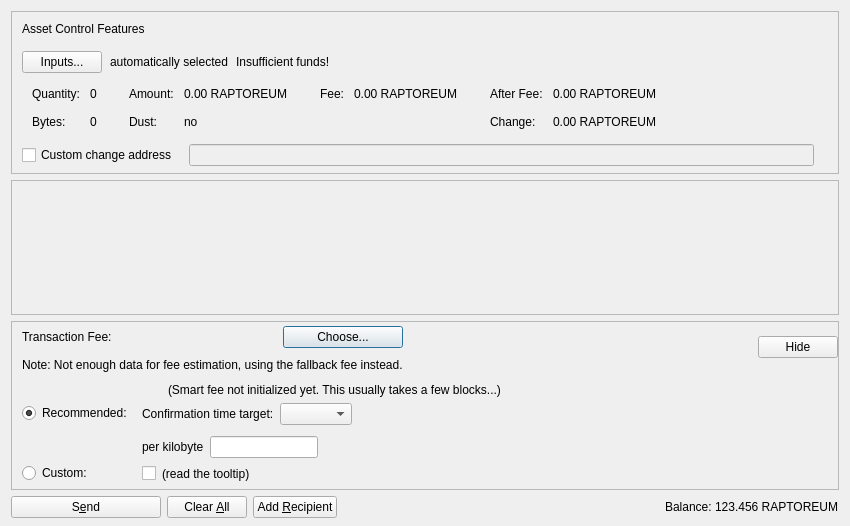
<?xml version="1.0" encoding="UTF-8"?>
<ui version="4.0">
 <class>SendAssetsDialog</class>
 <widget class="QDialog" name="SendAssetsDialog">
  <property name="geometry">
   <rect>
    <x>0</x>
    <y>0</y>
    <width>850</width>
    <height>526</height>
   </rect>
  </property>
  <property name="windowTitle">
   <string>Send Assets</string>
  </property>
  <layout class="QVBoxLayout" name="verticalLayout" stretch="0,1,0,0">
   <property name="bottomMargin">
    <number>8</number>
   </property>
   <item>
    <widget class="QFrame" name="frameAssetControl">
     <property name="sizePolicy">
      <sizepolicy hsizetype="Expanding" vsizetype="Expanding">
       <horstretch>0</horstretch>
       <verstretch>0</verstretch>
      </sizepolicy>
     </property>
     <property name="maximumSize">
      <size>
       <width>16777215</width>
       <height>16777215</height>
      </size>
     </property>
     <property name="frameShape">
      <enum>QFrame::StyledPanel</enum>
     </property>
     <property name="frameShadow">
      <enum>QFrame::Sunken</enum>
     </property>
     <layout class="QVBoxLayout" name="verticalLayoutAssetControl2">
      <property name="spacing">
       <number>0</number>
      </property>
      <property name="leftMargin">
       <number>0</number>
      </property>
      <property name="topMargin">
       <number>0</number>
      </property>
      <property name="rightMargin">
       <number>0</number>
      </property>
      <property name="bottomMargin">
       <number>6</number>
      </property>
      <item>
       <layout class="QVBoxLayout" name="verticalLayoutAssetControl" stretch="0,0,0,0,1">
        <property name="spacing">
         <number>0</number>
        </property>
        <property name="leftMargin">
         <number>10</number>
        </property>
        <property name="topMargin">
         <number>10</number>
        </property>
        <item>
         <layout class="QHBoxLayout" name="horizontalLayoutAssetControl1">
          <property name="bottomMargin">
           <number>15</number>
          </property>
          <item>
           <widget class="QLabel" name="labelAssetControlFeatures">
            <property name="sizePolicy">
             <sizepolicy hsizetype="Preferred" vsizetype="Maximum">
              <horstretch>0</horstretch>
              <verstretch>0</verstretch>
             </sizepolicy>
            </property>
            <property name="text">
             <string>Asset Control Features</string>
            </property>
           </widget>
          </item>
         </layout>
        </item>
        <item>
         <layout class="QHBoxLayout" name="horizontalLayoutAssetControl2" stretch="0,0,0,0">
          <property name="spacing">
           <number>8</number>
          </property>
          <property name="bottomMargin">
           <number>10</number>
          </property>
          <item>
           <widget class="QPushButton" name="pushButtonAssetControl">
            <property name="styleSheet">
             <string notr="true"/>
            </property>
            <property name="text">
             <string>Inputs...</string>
            </property>
            <property name="autoDefault">
             <bool>false</bool>
            </property>
           </widget>
          </item>
          <item>
           <widget class="QLabel" name="labelAssetControlAutomaticallySelected">
            <property name="text">
             <string>automatically selected</string>
            </property>
            <property name="margin">
             <number>5</number>
            </property>
           </widget>
          </item>
          <item>
           <widget class="QLabel" name="labelAssetControlInsuffFunds">
            <property name="text">
             <string>Insufficient funds!</string>
            </property>
            <property name="margin">
             <number>5</number>
            </property>
           </widget>
          </item>
          <item>
           <spacer name="horizontalSpacerAssetControl">
            <property name="orientation">
             <enum>Qt::Horizontal</enum>
            </property>
            <property name="sizeHint" stdset="0">
             <size>
              <width>40</width>
              <height>1</height>
             </size>
            </property>
           </spacer>
          </item>
         </layout>
        </item>
        <item>
         <widget class="QWidget" name="widgetAssetControl" native="true">
          <property name="sizePolicy">
           <sizepolicy hsizetype="Preferred" vsizetype="Preferred">
            <horstretch>0</horstretch>
            <verstretch>0</verstretch>
           </sizepolicy>
          </property>
          <property name="minimumSize">
           <size>
            <width>0</width>
            <height>0</height>
           </size>
          </property>
          <property name="styleSheet">
           <string notr="true"/>
          </property>
          <layout class="QHBoxLayout" name="horizontalLayoutAssetControl5">
           <property name="leftMargin">
            <number>0</number>
           </property>
           <property name="topMargin">
            <number>0</number>
           </property>
           <property name="rightMargin">
            <number>0</number>
           </property>
           <property name="bottomMargin">
            <number>0</number>
           </property>
           <item>
            <layout class="QHBoxLayout" name="horizontalLayoutAssetControl3" stretch="0,0,0,1">
             <property name="spacing">
              <number>20</number>
             </property>
             <property name="topMargin">
              <number>0</number>
             </property>
             <property name="bottomMargin">
              <number>10</number>
             </property>
             <item>
              <layout class="QFormLayout" name="formLayoutAssetControl1">
               <property name="horizontalSpacing">
                <number>10</number>
               </property>
               <property name="verticalSpacing">
                <number>14</number>
               </property>
               <property name="leftMargin">
                <number>10</number>
               </property>
               <property name="topMargin">
                <number>4</number>
               </property>
               <property name="rightMargin">
                <number>6</number>
               </property>
               <item row="0" column="0">
                <widget class="QLabel" name="labelAssetControlQuantityText">
                 <property name="text">
                  <string>Quantity:</string>
                 </property>
                 <property name="margin">
                  <number>0</number>
                 </property>
                </widget>
               </item>
               <item row="0" column="1">
                <widget class="QLabel" name="labelAssetControlQuantity">
                 <property name="cursor">
                  <cursorShape>IBeamCursor</cursorShape>
                 </property>
                 <property name="contextMenuPolicy">
                  <enum>Qt::ActionsContextMenu</enum>
                 </property>
                 <property name="text">
                  <string notr="true">0</string>
                 </property>
                 <property name="margin">
                  <number>0</number>
                 </property>
                 <property name="textInteractionFlags">
                  <set>Qt::LinksAccessibleByMouse|Qt::TextSelectableByKeyboard|Qt::TextSelectableByMouse</set>
                 </property>
                </widget>
               </item>
               <item row="1" column="0">
                <widget class="QLabel" name="labelAssetControlBytesText">
                 <property name="text">
                  <string>Bytes:</string>
                 </property>
                </widget>
               </item>
               <item row="1" column="1">
                <widget class="QLabel" name="labelAssetControlBytes">
                 <property name="cursor">
                  <cursorShape>IBeamCursor</cursorShape>
                 </property>
                 <property name="contextMenuPolicy">
                  <enum>Qt::ActionsContextMenu</enum>
                 </property>
                 <property name="text">
                  <string notr="true">0</string>
                 </property>
                 <property name="textInteractionFlags">
                  <set>Qt::LinksAccessibleByMouse|Qt::TextSelectableByKeyboard|Qt::TextSelectableByMouse</set>
                 </property>
                </widget>
               </item>
              </layout>
             </item>
             <item>
              <layout class="QFormLayout" name="formLayoutAssetControl2">
               <property name="horizontalSpacing">
                <number>10</number>
               </property>
               <property name="verticalSpacing">
                <number>14</number>
               </property>
               <property name="leftMargin">
                <number>6</number>
               </property>
               <property name="topMargin">
                <number>4</number>
               </property>
               <property name="rightMargin">
                <number>6</number>
               </property>
               <item row="0" column="0">
                <widget class="QLabel" name="labelAssetControlAmountText">
                 <property name="text">
                  <string>Amount:</string>
                 </property>
                 <property name="margin">
                  <number>0</number>
                 </property>
                </widget>
               </item>
               <item row="0" column="1">
                <widget class="QLabel" name="labelAssetControlAmount">
                 <property name="cursor">
                  <cursorShape>IBeamCursor</cursorShape>
                 </property>
                 <property name="contextMenuPolicy">
                  <enum>Qt::ActionsContextMenu</enum>
                 </property>
                 <property name="text">
                  <string notr="true">0.00 RAPTOREUM</string>
                 </property>
                 <property name="textInteractionFlags">
                  <set>Qt::LinksAccessibleByMouse|Qt::TextSelectableByKeyboard|Qt::TextSelectableByMouse</set>
                 </property>
                </widget>
               </item>
               <item row="1" column="0">
                <widget class="QLabel" name="labelAssetControlLowOutputText">
                 <property name="text">
                  <string>Dust:</string>
                 </property>
                </widget>
               </item>
               <item row="1" column="1">
                <widget class="QLabel" name="labelAssetControlLowOutput">
                 <property name="cursor">
                  <cursorShape>IBeamCursor</cursorShape>
                 </property>
                 <property name="contextMenuPolicy">
                  <enum>Qt::ActionsContextMenu</enum>
                 </property>
                 <property name="text">
                  <string notr="true">no</string>
                 </property>
                 <property name="textInteractionFlags">
                  <set>Qt::LinksAccessibleByMouse|Qt::TextSelectableByKeyboard|Qt::TextSelectableByMouse</set>
                 </property>
                </widget>
               </item>
              </layout>
             </item>
             <item>
              <layout class="QFormLayout" name="formLayoutAssetControl3">
               <property name="horizontalSpacing">
                <number>10</number>
               </property>
               <property name="verticalSpacing">
                <number>14</number>
               </property>
               <property name="leftMargin">
                <number>6</number>
               </property>
               <property name="topMargin">
                <number>4</number>
               </property>
               <property name="rightMargin">
                <number>6</number>
               </property>
               <item row="0" column="0">
                <widget class="QLabel" name="labelAssetControlFeeText">
                 <property name="text">
                  <string>Fee:</string>
                 </property>
                 <property name="margin">
                  <number>0</number>
                 </property>
                </widget>
               </item>
               <item row="0" column="1">
                <widget class="QLabel" name="labelAssetControlFee">
                 <property name="cursor">
                  <cursorShape>IBeamCursor</cursorShape>
                 </property>
                 <property name="contextMenuPolicy">
                  <enum>Qt::ActionsContextMenu</enum>
                 </property>
                 <property name="text">
                  <string notr="true">0.00 RAPTOREUM</string>
                 </property>
                 <property name="textInteractionFlags">
                  <set>Qt::LinksAccessibleByMouse|Qt::TextSelectableByKeyboard|Qt::TextSelectableByMouse</set>
                 </property>
                </widget>
               </item>
              </layout>
             </item>
             <item>
              <layout class="QFormLayout" name="formLayoutAssetControl4">
               <property name="horizontalSpacing">
                <number>10</number>
               </property>
               <property name="verticalSpacing">
                <number>14</number>
               </property>
               <property name="leftMargin">
                <number>6</number>
               </property>
               <property name="topMargin">
                <number>4</number>
               </property>
               <property name="rightMargin">
                <number>6</number>
               </property>
               <item row="0" column="0">
                <widget class="QLabel" name="labelAssetControlAfterFeeText">
                 <property name="text">
                  <string>After Fee:</string>
                 </property>
                 <property name="margin">
                  <number>0</number>
                 </property>
                </widget>
               </item>
               <item row="0" column="1">
                <widget class="QLabel" name="labelAssetControlAfterFee">
                 <property name="cursor">
                  <cursorShape>IBeamCursor</cursorShape>
                 </property>
                 <property name="contextMenuPolicy">
                  <enum>Qt::ActionsContextMenu</enum>
                 </property>
                 <property name="text">
                  <string notr="true">0.00 RAPTOREUM</string>
                 </property>
                 <property name="textInteractionFlags">
                  <set>Qt::LinksAccessibleByMouse|Qt::TextSelectableByKeyboard|Qt::TextSelectableByMouse</set>
                 </property>
                </widget>
               </item>
               <item row="1" column="0">
                <widget class="QLabel" name="labelAssetControlChangeText">
                 <property name="text">
                  <string>Change:</string>
                 </property>
                </widget>
               </item>
               <item row="1" column="1">
                <widget class="QLabel" name="labelAssetControlChange">
                 <property name="cursor">
                  <cursorShape>IBeamCursor</cursorShape>
                 </property>
                 <property name="contextMenuPolicy">
                  <enum>Qt::ActionsContextMenu</enum>
                 </property>
                 <property name="text">
                  <string notr="true">0.00 RAPTOREUM</string>
                 </property>
                 <property name="textInteractionFlags">
                  <set>Qt::LinksAccessibleByMouse|Qt::TextSelectableByKeyboard|Qt::TextSelectableByMouse</set>
                 </property>
                </widget>
               </item>
              </layout>
             </item>
            </layout>
           </item>
          </layout>
         </widget>
        </item>
        <item>
         <layout class="QHBoxLayout" name="horizontalLayoutAssetControl4" stretch="0,0,0">
          <property name="spacing">
           <number>12</number>
          </property>
          <property name="sizeConstraint">
           <enum>QLayout::SetDefaultConstraint</enum>
          </property>
          <property name="topMargin">
           <number>5</number>
          </property>
          <property name="rightMargin">
           <number>5</number>
          </property>
          <item>
           <widget class="QCheckBox" name="checkBoxAssetControlChange">
            <property name="toolTip">
             <string>If this is activated, but the change address is empty or invalid, change will be sent to a newly generated address.</string>
            </property>
            <property name="text">
             <string>Custom change address</string>
            </property>
           </widget>
          </item>
          <item>
           <widget class="QValidatedLineEdit" name="lineEditAssetControlChange">
            <property name="enabled">
             <bool>false</bool>
            </property>
            <property name="sizePolicy">
             <sizepolicy hsizetype="Expanding" vsizetype="Fixed">
              <horstretch>0</horstretch>
              <verstretch>0</verstretch>
             </sizepolicy>
            </property>
           </widget>
          </item>
          <item>
           <widget class="QLabel" name="labelAssetControlChangeLabel">
            <property name="sizePolicy">
             <sizepolicy hsizetype="Preferred" vsizetype="Expanding">
              <horstretch>0</horstretch>
              <verstretch>0</verstretch>
             </sizepolicy>
            </property>
            <property name="minimumSize">
             <size>
              <width>0</width>
              <height>0</height>
             </size>
            </property>
            <property name="text">
             <string/>
            </property>
            <property name="margin">
             <number>3</number>
            </property>
           </widget>
          </item>
         </layout>
        </item>
        <item>
         <spacer name="verticalSpacerAssetControl">
          <property name="orientation">
           <enum>Qt::Vertical</enum>
          </property>
          <property name="sizeHint" stdset="0">
           <size>
            <width>800</width>
            <height>1</height>
           </size>
          </property>
         </spacer>
        </item>
       </layout>
      </item>
     </layout>
    </widget>
   </item>
   <item>
    <widget class="QScrollArea" name="scrollArea">
     <property name="widgetResizable">
      <bool>true</bool>
     </property>
     <widget class="QWidget" name="scrollAreaWidgetContents">
      <property name="geometry">
       <rect>
        <x>0</x>
        <y>0</y>
        <width>830</width>
        <height>104</height>
       </rect>
      </property>
      <layout class="QVBoxLayout" name="verticalLayout_2" stretch="0,1">
       <property name="leftMargin">
        <number>0</number>
       </property>
       <property name="topMargin">
        <number>0</number>
       </property>
       <property name="rightMargin">
        <number>0</number>
       </property>
       <property name="bottomMargin">
        <number>0</number>
       </property>
       <item>
        <layout class="QVBoxLayout" name="entries">
         <property name="spacing">
          <number>6</number>
         </property>
        </layout>
       </item>
       <item>
        <spacer name="verticalSpacer">
         <property name="orientation">
          <enum>Qt::Vertical</enum>
         </property>
         <property name="sizeHint" stdset="0">
          <size>
           <width>20</width>
           <height>40</height>
          </size>
         </property>
        </spacer>
       </item>
      </layout>
     </widget>
    </widget>
   </item>
   <item>
    <widget class="QFrame" name="frameFee">
     <property name="sizePolicy">
      <sizepolicy hsizetype="Expanding" vsizetype="Expanding">
       <horstretch>0</horstretch>
       <verstretch>0</verstretch>
      </sizepolicy>
     </property>
     <property name="maximumSize">
      <size>
       <width>16777215</width>
       <height>16777215</height>
      </size>
     </property>
     <property name="frameShape">
      <enum>QFrame::StyledPanel</enum>
     </property>
     <property name="frameShadow">
      <enum>QFrame::Sunken</enum>
     </property>
     <layout class="QVBoxLayout" name="verticalLayoutFee1">
      <property name="spacing">
       <number>0</number>
      </property>
      <property name="leftMargin">
       <number>0</number>
      </property>
      <property name="topMargin">
       <number>0</number>
      </property>
      <property name="rightMargin">
       <number>0</number>
      </property>
      <property name="bottomMargin">
       <number>0</number>
      </property>
      <item>
       <layout class="QVBoxLayout" name="verticalLayoutFee2" stretch="0,0,0">
        <property name="spacing">
         <number>0</number>
        </property>
        <property name="leftMargin">
         <number>10</number>
        </property>
        <property name="topMargin">
         <number>0</number>
        </property>
        <item>
         <layout class="QHBoxLayout" name="horizontalLayoutFee1">
          <property name="bottomMargin">
           <number>0</number>
          </property>
          <item>
           <layout class="QVBoxLayout" name="verticalLayoutFee7">
            <property name="spacing">
             <number>0</number>
            </property>
            <item>
             <spacer name="verticalSpacerSmartFee">
              <property name="orientation">
               <enum>Qt::Vertical</enum>
              </property>
              <property name="sizeType">
               <enum>QSizePolicy::Fixed</enum>
              </property>
              <property name="sizeHint" stdset="0">
               <size>
                <width>1</width>
                <height>4</height>
               </size>
              </property>
             </spacer>
            </item>
            <item>
             <layout class="QHBoxLayout" name="horizontalLayoutSmartFee">
              <property name="spacing">
               <number>10</number>
              </property>
              <item>
               <widget class="QLabel" name="labelFeeHeadline">
                <property name="sizePolicy">
                 <sizepolicy hsizetype="Preferred" vsizetype="Maximum">
                  <horstretch>0</horstretch>
                  <verstretch>0</verstretch>
                 </sizepolicy>
                </property>
                <property name="text">
                 <string>Transaction Fee:</string>
                </property>
               </widget>
              </item>
              <item>
               <widget class="QLabel" name="labelFeeMinimized">
                <property name="text">
                 <string/>
                </property>
               </widget>
              </item>
              <item>
               <widget class="QPushButton" name="buttonChooseFee">
                <property name="text">
                 <string>Choose...</string>
                </property>
               </widget>
              </item>
             </layout>
            </item>
            <item>
             <spacer name="verticalSpacer_7">
              <property name="orientation">
               <enum>Qt::Vertical</enum>
              </property>
              <property name="sizeHint" stdset="0">
               <size>
                <width>1</width>
                <height>10</height>
               </size>
              </property>
             </spacer>
            </item>
            <item>
             <widget class="QLabel" name="fallbackFeeWarningLabel">
              <property name="toolTip">
               <string>Using the fallbackfee can result in sending a transaction that will take several hours or days (or never) to confirm. Consider choosing your fee manually or wait until you have validated the complete chain.</string>
              </property>
              <property name="text">
               <string>Note: Not enough data for fee estimation, using the fallback fee instead.</string>
              </property>
              <property name="wordWrap">
               <bool>false</bool>
              </property>
             </widget>
            </item>
            <item>
             <spacer name="verticalSpacer_5">
              <property name="orientation">
               <enum>Qt::Vertical</enum>
              </property>
              <property name="sizeHint" stdset="0">
               <size>
                <width>1</width>
                <height>1</height>
               </size>
              </property>
             </spacer>
            </item>
           </layout>
          </item>
          <item>
           <spacer name="horizontalSpacer_4">
            <property name="orientation">
             <enum>Qt::Horizontal</enum>
            </property>
            <property name="sizeHint" stdset="0">
             <size>
              <width>1</width>
              <height>1</height>
             </size>
            </property>
           </spacer>
          </item>
          <item>
           <widget class="QPushButton" name="buttonMinimizeFee">
            <property name="toolTip">
             <string>collapse fee-settings</string>
            </property>
            <property name="text">
             <string>Hide</string>
            </property>
           </widget>
          </item>
         </layout>
        </item>
        <item>
         <widget class="QFrame" name="frameFeeSelection">
          <layout class="QVBoxLayout" name="verticalLayoutFee12">
           <property name="spacing">
            <number>0</number>
           </property>
           <property name="leftMargin">
            <number>0</number>
           </property>
           <property name="topMargin">
            <number>0</number>
           </property>
           <property name="rightMargin">
            <number>0</number>
           </property>
           <property name="bottomMargin">
            <number>0</number>
           </property>
           <item>
            <layout class="QGridLayout" name="gridLayoutFee">
             <property name="topMargin">
              <number>10</number>
             </property>
             <property name="bottomMargin">
              <number>4</number>
             </property>
             <property name="horizontalSpacing">
              <number>10</number>
             </property>
             <property name="verticalSpacing">
              <number>4</number>
             </property>
             <item row="1" column="1">
              <layout class="QVBoxLayout" name="verticalLayoutFee8">
               <property name="spacing">
                <number>6</number>
               </property>
               <property name="topMargin">
                <number>3</number>
               </property>
               <item>
                <layout class="QHBoxLayout" name="horizontalLayoutFee13" stretch="0,0,1">
                 <item>
                  <widget class="QLabel" name="labelCustomPerKilobyte">
                   <property name="toolTip">
                    <string>If the custom fee is set to 1000 ruffs and the transaction is only 250 bytes, then &quot;per kilobyte&quot; only pays 250 ruffs in fee,&lt;br /&gt;while &quot;at least&quot; pays 1000 ruffs. For transactions bigger than a kilobyte both pay by kilobyte.</string>
                   </property>
                   <property name="text">
                    <string>per kilobyte</string>
                   </property>
                  </widget>
                 </item>
                 <item>
                  <widget class="BitcoinAmountField" name="customFee"/>
                 </item>
                 <item>
                  <spacer name="horizontalSpacer_6">
                   <property name="orientation">
                    <enum>Qt::Horizontal</enum>
                   </property>
                   <property name="sizeHint" stdset="0">
                    <size>
                     <width>1</width>
                     <height>1</height>
                    </size>
                   </property>
                  </spacer>
                 </item>
                </layout>
               </item>
               <item>
                <layout class="QHBoxLayout" name="horizontalLayoutFee8">
                 <item>
                  <widget class="QCheckBox" name="checkBoxMinimumFee">
                   <property name="toolTip">
                    <string>Paying only the minimum fee is just fine as long as there is less transaction volume than space in the blocks.&lt;br /&gt;But be aware that this can end up in a never confirming transaction once there is more demand for raptoreum transactions than the network can process.</string>
                   </property>
                   <property name="text">
                    <string/>
                   </property>
                  </widget>
                 </item>
                 <item>
                  <widget class="QLabel" name="labelMinFeeWarning">
                   <property name="enabled">
                    <bool>true</bool>
                   </property>
                   <property name="toolTip">
                    <string>Paying only the minimum fee is just fine as long as there is less transaction volume than space in the blocks.&lt;br /&gt;But be aware that this can end up in a never confirming transaction once there is more demand for raptoreum transactions than the network can process.</string>
                   </property>
                   <property name="text">
                    <string>(read the tooltip)</string>
                   </property>
                   <property name="margin">
                    <number>5</number>
                   </property>
                  </widget>
                 </item>
                 <item>
                  <spacer name="horizontalSpacer_2">
                   <property name="orientation">
                    <enum>Qt::Horizontal</enum>
                   </property>
                   <property name="sizeHint" stdset="0">
                    <size>
                     <width>1</width>
                     <height>1</height>
                    </size>
                   </property>
                  </spacer>
                 </item>
                </layout>
               </item>
              </layout>
             </item>
             <item row="0" column="0">
              <layout class="QVBoxLayout" name="verticalLayoutFee4" stretch="0,1">
               <property name="topMargin">
                <number>20</number>
               </property>
               <property name="bottomMargin">
                <number>3</number>
               </property>
               <item>
                <widget class="QRadioButton" name="radioSmartFee">
                 <property name="text">
                  <string>Recommended:</string>
                 </property>
                 <property name="checked">
                  <bool>true</bool>
                 </property>
                 <attribute name="buttonGroup">
                  <string notr="true">groupFee</string>
                 </attribute>
                </widget>
               </item>
               <item>
                <spacer name="verticalSpacer_2">
                 <property name="orientation">
                  <enum>Qt::Vertical</enum>
                 </property>
                 <property name="sizeHint" stdset="0">
                  <size>
                   <width>1</width>
                   <height>1</height>
                  </size>
                 </property>
                </spacer>
               </item>
              </layout>
             </item>
             <item row="1" column="0">
              <layout class="QVBoxLayout" name="verticalLayoutFee9" stretch="0,1">
               <property name="topMargin">
                <number>30</number>
               </property>
               <item>
                <widget class="QRadioButton" name="radioCustomFee">
                 <property name="text">
                  <string>Custom:</string>
                 </property>
                 <attribute name="buttonGroup">
                  <string notr="true">groupFee</string>
                 </attribute>
                </widget>
               </item>
               <item>
                <spacer name="verticalSpacer_6">
                 <property name="orientation">
                  <enum>Qt::Vertical</enum>
                 </property>
                 <property name="sizeHint" stdset="0">
                  <size>
                   <width>1</width>
                   <height>1</height>
                  </size>
                 </property>
                </spacer>
               </item>
              </layout>
             </item>
             <item row="0" column="1">
              <layout class="QVBoxLayout" name="verticalLayoutFee3" stretch="0,0,1">
               <property name="spacing">
                <number>6</number>
               </property>
               <property name="topMargin">
                <number>0</number>
               </property>
               <property name="bottomMargin">
                <number>3</number>
               </property>
               <item>
                <layout class="QHBoxLayout" name="horizontalLayoutFee12">
                 <item>
                  <widget class="QLabel" name="labelSmartFee">
                   <property name="text">
                    <string/>
                   </property>
                   <property name="margin">
                    <number>2</number>
                   </property>
                  </widget>
                 </item>
                 <item>
                  <widget class="QLabel" name="labelFeeEstimation">
                   <property name="text">
                    <string/>
                   </property>
                  </widget>
                 </item>
                 <item>
                  <widget class="QLabel" name="labelSmartFee2">
                   <property name="text">
                    <string>(Smart fee not initialized yet. This usually takes a few blocks...)</string>
                   </property>
                   <property name="margin">
                    <number>2</number>
                   </property>
                  </widget>
                 </item>
                 <item>
                  <spacer name="horizontalSpacer_5">
                   <property name="orientation">
                    <enum>Qt::Horizontal</enum>
                   </property>
                   <property name="sizeHint" stdset="0">
                    <size>
                     <width>1</width>
                     <height>1</height>
                    </size>
                   </property>
                  </spacer>
                 </item>
                </layout>
               </item>
               <item>
                <layout class="QHBoxLayout" name="horizontalLayoutFee9">
                 <item>
                  <layout class="QVBoxLayout" name="verticalLayoutFee6">
                   <item>
                    <widget class="QLabel" name="labelSmartFee3">
                     <property name="text">
                      <string>Confirmation time target:</string>
                     </property>
                     <property name="margin">
                      <number>2</number>
                     </property>
                    </widget>
                   </item>
                  </layout>
                 </item>
                 <item>
                  <layout class="QVBoxLayout" name="verticalLayoutFee5">
                   <property name="rightMargin">
                    <number>30</number>
                   </property>
                   <item>
                    <layout class="QHBoxLayout" name="horizontalLayoutConfTarget">
                     <property name="bottomMargin">
                      <number>0</number>
                     </property>
                     <item>
                      <widget class="QComboBox" name="confTargetSelector"/>
                     </item>
                     <item>
                      <spacer name="horizontalSpacerConfTarget">
                       <property name="orientation">
                        <enum>Qt::Horizontal</enum>
                       </property>
                       <property name="sizeHint" stdset="0">
                        <size>
                         <width>40</width>
                         <height>20</height>
                        </size>
                       </property>
                      </spacer>
                     </item>
                    </layout>
                   </item>
                  </layout>
                 </item>
                </layout>
               </item>
               <item>
                <spacer name="verticalSpacer_4">
                 <property name="orientation">
                  <enum>Qt::Vertical</enum>
                 </property>
                 <property name="sizeHint" stdset="0">
                  <size>
                   <width>1</width>
                   <height>1</height>
                  </size>
                 </property>
                </spacer>
               </item>
              </layout>
             </item>
            </layout>
           </item>
          </layout>
         </widget>
        </item>
        <item>
         <spacer name="verticalSpacerFee">
          <property name="orientation">
           <enum>Qt::Vertical</enum>
          </property>
          <property name="sizeHint" stdset="0">
           <size>
            <width>800</width>
            <height>1</height>
           </size>
          </property>
         </spacer>
        </item>
       </layout>
      </item>
     </layout>
    </widget>
   </item>
   <item>
    <layout class="QHBoxLayout" name="horizontalLayout">
     <item>
      <widget class="QPushButton" name="sendButton">
       <property name="minimumSize">
        <size>
         <width>150</width>
         <height>0</height>
        </size>
       </property>
       <property name="toolTip">
        <string>Confirm the send action</string>
       </property>
       <property name="text">
        <string>S&amp;end</string>
       </property>
       <property name="autoDefault">
        <bool>false</bool>
       </property>
       <property name="default">
        <bool>false</bool>
       </property>
      </widget>
     </item>
     <item>
      <widget class="QPushButton" name="clearButton">
       <property name="sizePolicy">
        <sizepolicy hsizetype="Minimum" vsizetype="Fixed">
         <horstretch>0</horstretch>
         <verstretch>0</verstretch>
        </sizepolicy>
       </property>
       <property name="toolTip">
        <string>Clear all fields of the form.</string>
       </property>
       <property name="text">
        <string>Clear &amp;All</string>
       </property>
       <property name="autoDefault">
        <bool>false</bool>
       </property>
      </widget>
     </item>
     <item>
      <widget class="QPushButton" name="addButton">
       <property name="toolTip">
        <string>Send to multiple recipients at once</string>
       </property>
       <property name="text">
        <string>Add &amp;Recipient</string>
       </property>
       <property name="autoDefault">
        <bool>false</bool>
       </property>
      </widget>
     </item>
     <item>
      <spacer name="horizontalSpacer">
       <property name="orientation">
        <enum>Qt::Horizontal</enum>
       </property>
       <property name="sizeHint" stdset="0">
        <size>
         <width>40</width>
         <height>20</height>
        </size>
       </property>
      </spacer>
     </item>
     <item>
      <layout class="QHBoxLayout" name="horizontalLayout_2">
       <property name="spacing">
        <number>3</number>
       </property>
       <item>
        <widget class="QLabel" name="labelBalanceText">
         <property name="text">
          <string>Balance:</string>
         </property>
        </widget>
       </item>
       <item>
        <widget class="QLabel" name="labelBalance">
         <property name="sizePolicy">
          <sizepolicy hsizetype="Preferred" vsizetype="Preferred">
           <horstretch>0</horstretch>
           <verstretch>0</verstretch>
          </sizepolicy>
         </property>
         <property name="cursor">
          <cursorShape>IBeamCursor</cursorShape>
         </property>
         <property name="text">
          <string notr="true">123.456 RAPTOREUM</string>
         </property>
         <property name="textInteractionFlags">
          <set>Qt::LinksAccessibleByMouse|Qt::TextSelectableByKeyboard|Qt::TextSelectableByMouse</set>
         </property>
        </widget>
       </item>
      </layout>
     </item>
    </layout>
   </item>
  </layout>
 </widget>
 <customwidgets>
  <customwidget>
   <class>QValidatedLineEdit</class>
   <extends>QLineEdit</extends>
   <header>qt/qvalidatedlineedit.h</header>
  </customwidget>
  <customwidget>
   <class>BitcoinAmountField</class>
   <extends>QLineEdit</extends>
   <header>qt/bitcoinamountfield.h</header>
   <container>1</container>
  </customwidget>
 </customwidgets>
 <resources>
  <include location="../raptoreum.qrc"/>
 </resources>
 <connections/>
 <buttongroups>
  <buttongroup name="groupFee"/>
 </buttongroups>
</ui>
